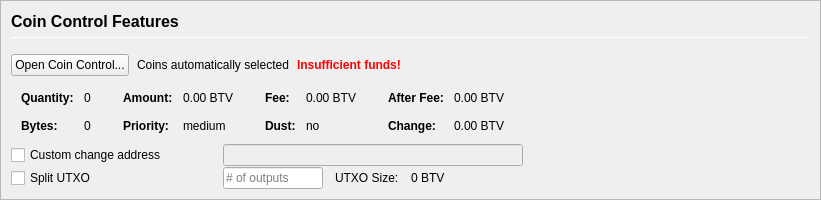
         <widget class="QFrame" name="frameCoinControl">
          <property name="sizePolicy">
           <sizepolicy hsizetype="Expanding" vsizetype="Expanding">
            <horstretch>0</horstretch>
            <verstretch>0</verstretch>
           </sizepolicy>
          </property>
          <property name="maximumSize">
           <size>
            <width>16777215</width>
            <height>16777215</height>
           </size>
          </property>
          <property name="frameShape">
           <enum>QFrame::StyledPanel</enum>
          </property>
          <property name="frameShadow">
           <enum>QFrame::Sunken</enum>
          </property>
          <layout class="QVBoxLayout" name="verticalLayoutCoinControl2">
           <property name="spacing">
            <number>0</number>
           </property>
           <property name="leftMargin">
            <number>0</number>
           </property>
           <property name="topMargin">
            <number>0</number>
           </property>
           <property name="rightMargin">
            <number>0</number>
           </property>
           <property name="bottomMargin">
            <number>0</number>
           </property>
           <item>
            <widget class="QFrame" name="frameCoinControl_BG">
             <layout class="QVBoxLayout" name="verticalLayoutCoinControl" stretch="0,0,0,0,0,0">
              <property name="spacing">
               <number>1</number>
              </property>
              <property name="leftMargin">
               <number>10</number>
              </property>
              <property name="topMargin">
               <number>10</number>
              </property>
              <item>
               <layout class="QHBoxLayout" name="horizontalLayoutCoinControl1">
                <property name="bottomMargin">
                 <number>15</number>
                </property>
                <item>
                 <layout class="QVBoxLayout" name="verticalLayout_3">
                  <property name="spacing">
                   <number>6</number>
                  </property>
                  <item>
                   <widget class="QLabel" name="labelCoinControlFeatures">
                    <property name="sizePolicy">
                     <sizepolicy hsizetype="Preferred" vsizetype="Maximum">
                      <horstretch>0</horstretch>
                      <verstretch>0</verstretch>
                     </sizepolicy>
                    </property>
                    <property name="minimumSize">
                     <size>
                      <width>0</width>
                      <height>20</height>
                     </size>
                    </property>
                    <property name="font">
                     <font>
                      <pointsize>12</pointsize>
                      <weight>75</weight>
                      <bold>true</bold>
                     </font>
                    </property>
                    <property name="styleSheet">
                     <string notr="true">font-weight:bold;</string>
                    </property>
                    <property name="text">
                     <string>Coin Control Features</string>
                    </property>
                   </widget>
                  </item>
                  <item>
                   <widget class="Line" name="line">
                    <property name="minimumSize">
                     <size>
                      <width>0</width>
                      <height>1</height>
                     </size>
                    </property>
                    <property name="maximumSize">
                     <size>
                      <width>16777215</width>
                      <height>1</height>
                     </size>
                    </property>
                    <property name="orientation">
                     <enum>Qt::Horizontal</enum>
                    </property>
                   </widget>
                  </item>
                 </layout>
                </item>
               </layout>
              </item>
              <item>
               <layout class="QHBoxLayout" name="horizontalLayoutCoinControl2" stretch="0,0,0,0">
                <property name="spacing">
                 <number>8</number>
                </property>
                <property name="bottomMargin">
                 <number>10</number>
                </property>
                <item>
                 <widget class="QPushButton" name="pushButtonCoinControl">
                  <property name="styleSheet">
                   <string notr="true"/>
                  </property>
                  <property name="text">
                   <string>Open Coin Control...</string>
                  </property>
                  <property name="autoDefault">
                   <bool>false</bool>
                  </property>
                 </widget>
                </item>
                <item>
                 <widget class="QLabel" name="labelCoinControlAutomaticallySelected">
                  <property name="text">
                   <string>Coins automatically selected</string>
                  </property>
                  <property name="margin">
                   <number>5</number>
                  </property>
                 </widget>
                </item>
                <item>
                 <widget class="QLabel" name="labelCoinControlInsuffFunds">
                  <property name="font">
                   <font>
                    <weight>75</weight>
                    <bold>true</bold>
                   </font>
                  </property>
                  <property name="styleSheet">
                   <string notr="true">color:red;font-weight:bold;</string>
                  </property>
                  <property name="text">
                   <string>Insufficient funds!</string>
                  </property>
                  <property name="margin">
                   <number>5</number>
                  </property>
                 </widget>
                </item>
                <item>
                 <spacer name="horizontalSpacerCoinControl">
                  <property name="orientation">
                   <enum>Qt::Horizontal</enum>
                  </property>
                  <property name="sizeHint" stdset="0">
                   <size>
                    <width>40</width>
                    <height>1</height>
                   </size>
                  </property>
                 </spacer>
                </item>
               </layout>
              </item>
              <item>
               <widget class="QWidget" name="widgetCoinControl" native="true">
                <property name="sizePolicy">
                 <sizepolicy hsizetype="Preferred" vsizetype="Preferred">
                  <horstretch>0</horstretch>
                  <verstretch>0</verstretch>
                 </sizepolicy>
                </property>
                <property name="minimumSize">
                 <size>
                  <width>0</width>
                  <height>0</height>
                 </size>
                </property>
                <property name="styleSheet">
                 <string notr="true"/>
                </property>
                <layout class="QHBoxLayout" name="horizontalLayoutCoinControl5">
                 <property name="leftMargin">
                  <number>0</number>
                 </property>
                 <property name="topMargin">
                  <number>0</number>
                 </property>
                 <property name="rightMargin">
                  <number>0</number>
                 </property>
                 <property name="bottomMargin">
                  <number>0</number>
                 </property>
                 <item>
                  <layout class="QHBoxLayout" name="horizontalLayoutCoinControl3" stretch="0,0,0,1">
                   <property name="spacing">
                    <number>20</number>
                   </property>
                   <property name="topMargin">
                    <number>0</number>
                   </property>
                   <property name="bottomMargin">
                    <number>10</number>
                   </property>
                   <item>
                    <layout class="QFormLayout" name="formLayoutCoinControl1">
                     <property name="horizontalSpacing">
                      <number>10</number>
                     </property>
                     <property name="verticalSpacing">
                      <number>14</number>
                     </property>
                     <property name="leftMargin">
                      <number>10</number>
                     </property>
                     <property name="topMargin">
                      <number>4</number>
                     </property>
                     <property name="rightMargin">
                      <number>6</number>
                     </property>
                     <item row="0" column="0">
                      <widget class="QLabel" name="labelCoinControlQuantityText">
                       <property name="font">
                        <font>
                         <weight>75</weight>
                         <bold>true</bold>
                        </font>
                       </property>
                       <property name="text">
                        <string>Quantity:</string>
                       </property>
                       <property name="margin">
                        <number>0</number>
                       </property>
                      </widget>
                     </item>
                     <item row="0" column="1">
                      <widget class="QLabel" name="labelCoinControlQuantity">
                       <property name="cursor">
                        <cursorShape>IBeamCursor</cursorShape>
                       </property>
                       <property name="contextMenuPolicy">
                        <enum>Qt::ActionsContextMenu</enum>
                       </property>
                       <property name="text">
                        <string notr="true">0</string>
                       </property>
                       <property name="margin">
                        <number>0</number>
                       </property>
                       <property name="textInteractionFlags">
                        <set>Qt::LinksAccessibleByMouse|Qt::TextSelectableByKeyboard|Qt::TextSelectableByMouse</set>
                       </property>
                      </widget>
                     </item>
                     <item row="1" column="0">
                      <widget class="QLabel" name="labelCoinControlBytesText">
                       <property name="font">
                        <font>
                         <weight>75</weight>
                         <bold>true</bold>
                        </font>
                       </property>
                       <property name="text">
                        <string>Bytes:</string>
                       </property>
                      </widget>
                     </item>
                     <item row="1" column="1">
                      <widget class="QLabel" name="labelCoinControlBytes">
                       <property name="cursor">
                        <cursorShape>IBeamCursor</cursorShape>
                       </property>
                       <property name="contextMenuPolicy">
                        <enum>Qt::ActionsContextMenu</enum>
                       </property>
                       <property name="text">
                        <string notr="true">0</string>
                       </property>
                       <property name="textInteractionFlags">
                        <set>Qt::LinksAccessibleByMouse|Qt::TextSelectableByKeyboard|Qt::TextSelectableByMouse</set>
                       </property>
                      </widget>
                     </item>
                    </layout>
                   </item>
                   <item>
                    <layout class="QFormLayout" name="formLayoutCoinControl2">
                     <property name="horizontalSpacing">
                      <number>10</number>
                     </property>
                     <property name="verticalSpacing">
                      <number>14</number>
                     </property>
                     <property name="leftMargin">
                      <number>6</number>
                     </property>
                     <property name="topMargin">
                      <number>4</number>
                     </property>
                     <property name="rightMargin">
                      <number>6</number>
                     </property>
                     <item row="0" column="0">
                      <widget class="QLabel" name="labelCoinControlAmountText">
                       <property name="font">
                        <font>
                         <weight>75</weight>
                         <bold>true</bold>
                        </font>
                       </property>
                       <property name="text">
                        <string>Amount:</string>
                       </property>
                       <property name="margin">
                        <number>0</number>
                       </property>
                      </widget>
                     </item>
                     <item row="0" column="1">
                      <widget class="QLabel" name="labelCoinControlAmount">
                       <property name="cursor">
                        <cursorShape>IBeamCursor</cursorShape>
                       </property>
                       <property name="contextMenuPolicy">
                        <enum>Qt::ActionsContextMenu</enum>
                       </property>
                       <property name="text">
                        <string notr="true">0.00 BTV</string>
                       </property>
                       <property name="textInteractionFlags">
                        <set>Qt::LinksAccessibleByMouse|Qt::TextSelectableByKeyboard|Qt::TextSelectableByMouse</set>
                       </property>
                      </widget>
                     </item>
                     <item row="1" column="0">
                      <widget class="QLabel" name="labelCoinControlPriorityText">
                       <property name="font">
                        <font>
                         <weight>75</weight>
                         <bold>true</bold>
                        </font>
                       </property>
                       <property name="text">
                        <string>Priority:</string>
                       </property>
                      </widget>
                     </item>
                     <item row="1" column="1">
                      <widget class="QLabel" name="labelCoinControlPriority">
                       <property name="cursor">
                        <cursorShape>IBeamCursor</cursorShape>
                       </property>
                       <property name="contextMenuPolicy">
                        <enum>Qt::ActionsContextMenu</enum>
                       </property>
                       <property name="text">
                        <string>medium</string>
                       </property>
                       <property name="textInteractionFlags">
                        <set>Qt::LinksAccessibleByMouse|Qt::TextSelectableByKeyboard|Qt::TextSelectableByMouse</set>
                       </property>
                      </widget>
                     </item>
                    </layout>
                   </item>
                   <item>
                    <layout class="QFormLayout" name="formLayoutCoinControl3">
                     <property name="horizontalSpacing">
                      <number>10</number>
                     </property>
                     <property name="verticalSpacing">
                      <number>14</number>
                     </property>
                     <property name="leftMargin">
                      <number>6</number>
                     </property>
                     <property name="topMargin">
                      <number>4</number>
                     </property>
                     <property name="rightMargin">
                      <number>6</number>
                     </property>
                     <item row="0" column="0">
                      <widget class="QLabel" name="labelCoinControlFeeText">
                       <property name="font">
                        <font>
                         <weight>75</weight>
                         <bold>true</bold>
                        </font>
                       </property>
                       <property name="text">
                        <string>Fee:</string>
                       </property>
                       <property name="margin">
                        <number>0</number>
                       </property>
                      </widget>
                     </item>
                     <item row="0" column="1">
                      <widget class="QLabel" name="labelCoinControlFee">
                       <property name="cursor">
                        <cursorShape>IBeamCursor</cursorShape>
                       </property>
                       <property name="contextMenuPolicy">
                        <enum>Qt::ActionsContextMenu</enum>
                       </property>
                       <property name="text">
                        <string notr="true">0.00 BTV</string>
                       </property>
                       <property name="textInteractionFlags">
                        <set>Qt::LinksAccessibleByMouse|Qt::TextSelectableByKeyboard|Qt::TextSelectableByMouse</set>
                       </property>
                      </widget>
                     </item>
                     <item row="1" column="0">
                      <widget class="QLabel" name="labelCoinControlLowOutputText">
                       <property name="font">
                        <font>
                         <weight>75</weight>
                         <bold>true</bold>
                        </font>
                       </property>
                       <property name="text">
                        <string>Dust:</string>
                       </property>
                      </widget>
                     </item>
                     <item row="1" column="1">
                      <widget class="QLabel" name="labelCoinControlLowOutput">
                       <property name="cursor">
                        <cursorShape>IBeamCursor</cursorShape>
                       </property>
                       <property name="contextMenuPolicy">
                        <enum>Qt::ActionsContextMenu</enum>
                       </property>
                       <property name="text">
                        <string>no</string>
                       </property>
                       <property name="textInteractionFlags">
                        <set>Qt::LinksAccessibleByMouse|Qt::TextSelectableByKeyboard|Qt::TextSelectableByMouse</set>
                       </property>
                      </widget>
                     </item>
                    </layout>
                   </item>
                   <item>
                    <layout class="QFormLayout" name="formLayoutCoinControl4">
                     <property name="horizontalSpacing">
                      <number>10</number>
                     </property>
                     <property name="verticalSpacing">
                      <number>14</number>
                     </property>
                     <property name="leftMargin">
                      <number>6</number>
                     </property>
                     <property name="topMargin">
                      <number>4</number>
                     </property>
                     <property name="rightMargin">
                      <number>6</number>
                     </property>
                     <item row="0" column="0">
                      <widget class="QLabel" name="labelCoinControlAfterFeeText">
                       <property name="font">
                        <font>
                         <weight>75</weight>
                         <bold>true</bold>
                        </font>
                       </property>
                       <property name="text">
                        <string>After Fee:</string>
                       </property>
                       <property name="margin">
                        <number>0</number>
                       </property>
                      </widget>
                     </item>
                     <item row="0" column="1">
                      <widget class="QLabel" name="labelCoinControlAfterFee">
                       <property name="cursor">
                        <cursorShape>IBeamCursor</cursorShape>
                       </property>
                       <property name="contextMenuPolicy">
                        <enum>Qt::ActionsContextMenu</enum>
                       </property>
                       <property name="text">
                        <string notr="true">0.00 BTV</string>
                       </property>
                       <property name="textInteractionFlags">
                        <set>Qt::LinksAccessibleByMouse|Qt::TextSelectableByKeyboard|Qt::TextSelectableByMouse</set>
                       </property>
                      </widget>
                     </item>
                     <item row="1" column="0">
                      <widget class="QLabel" name="labelCoinControlChangeText">
                       <property name="font">
                        <font>
                         <weight>75</weight>
                         <bold>true</bold>
                        </font>
                       </property>
                       <property name="text">
                        <string>Change:</string>
                       </property>
                      </widget>
                     </item>
                     <item row="1" column="1">
                      <widget class="QLabel" name="labelCoinControlChange">
                       <property name="cursor">
                        <cursorShape>IBeamCursor</cursorShape>
                       </property>
                       <property name="contextMenuPolicy">
                        <enum>Qt::ActionsContextMenu</enum>
                       </property>
                       <property name="text">
                        <string notr="true">0.00 BTV</string>
                       </property>
                       <property name="textInteractionFlags">
                        <set>Qt::LinksAccessibleByMouse|Qt::TextSelectableByKeyboard|Qt::TextSelectableByMouse</set>
                       </property>
                      </widget>
                     </item>
                    </layout>
                   </item>
                  </layout>
                 </item>
                </layout>
               </widget>
              </item>
              <item>
               <layout class="QHBoxLayout" name="horizontalLayoutCoinControl4">
                <property name="spacing">
                 <number>12</number>
                </property>
                <property name="sizeConstraint">
                 <enum>QLayout::SetDefaultConstraint</enum>
                </property>
                <property name="topMargin">
                 <number>0</number>
                </property>
                <property name="rightMargin">
                 <number>0</number>
                </property>
                <item>
                 <widget class="QCheckBox" name="checkBoxCoinControlChange">
                  <property name="sizePolicy">
                   <sizepolicy hsizetype="Preferred" vsizetype="Preferred">
                    <horstretch>0</horstretch>
                    <verstretch>0</verstretch>
                   </sizepolicy>
                  </property>
                  <property name="minimumSize">
                   <size>
                    <width>200</width>
                    <height>0</height>
                   </size>
                  </property>
                  <property name="maximumSize">
                   <size>
                    <width>200</width>
                    <height>16777215</height>
                   </size>
                  </property>
                  <property name="toolTip">
                   <string>If this is activated, but the change address is empty or invalid, change will be sent to a newly generated address.</string>
                  </property>
                  <property name="text">
                   <string>Custom change address</string>
                  </property>
                 </widget>
                </item>
                <item>
                 <widget class="QValidatedLineEdit" name="lineEditCoinControlChange">
                  <property name="enabled">
                   <bool>false</bool>
                  </property>
                  <property name="sizePolicy">
                   <sizepolicy hsizetype="Preferred" vsizetype="Preferred">
                    <horstretch>0</horstretch>
                    <verstretch>0</verstretch>
                   </sizepolicy>
                  </property>
                  <property name="minimumSize">
                   <size>
                    <width>300</width>
                    <height>0</height>
                   </size>
                  </property>
                 </widget>
                </item>
                <item>
                 <widget class="QLabel" name="labelCoinControlChangeLabel">
                  <property name="sizePolicy">
                   <sizepolicy hsizetype="Preferred" vsizetype="Preferred">
                    <horstretch>0</horstretch>
                    <verstretch>0</verstretch>
                   </sizepolicy>
                  </property>
                  <property name="minimumSize">
                   <size>
                    <width>100</width>
                    <height>0</height>
                   </size>
                  </property>
                  <property name="text">
                   <string/>
                  </property>
                  <property name="margin">
                   <number>3</number>
                  </property>
                 </widget>
                </item>
               </layout>
              </item>
              <item>
               <layout class="QHBoxLayout" name="horizontalLayoutCoinControl6">
                <property name="spacing">
                 <number>12</number>
                </property>
                <property name="rightMargin">
                 <number>0</number>
                </property>
                <item>
                 <widget class="QCheckBox" name="splitBlockCheckBox">
                  <property name="sizePolicy">
                   <sizepolicy hsizetype="Preferred" vsizetype="Preferred">
                    <horstretch>0</horstretch>
                    <verstretch>0</verstretch>
                   </sizepolicy>
                  </property>
                  <property name="minimumSize">
                   <size>
                    <width>200</width>
                    <height>0</height>
                   </size>
                  </property>
                  <property name="maximumSize">
                   <size>
                    <width>200</width>
                    <height>16777215</height>
                   </size>
                  </property>
                  <property name="text">
                   <string>Split UTXO</string>
                  </property>
                 </widget>
                </item>
                <item>
                 <widget class="QLineEdit" name="splitBlockLineEdit">
                  <property name="sizePolicy">
                   <sizepolicy hsizetype="Preferred" vsizetype="Preferred">
                    <horstretch>50</horstretch>
                    <verstretch>0</verstretch>
                   </sizepolicy>
                  </property>
                  <property name="minimumSize">
                   <size>
                    <width>100</width>
                    <height>0</height>
                   </size>
                  </property>
                  <property name="maximumSize">
                   <size>
                    <width>100</width>
                    <height>16777215</height>
                   </size>
                  </property>
                  <property name="placeholderText">
                   <string># of outputs</string>
                  </property>
                 </widget>
                </item>
                <item>
                 <widget class="QLabel" name="labelBlockSizeText">
                  <property name="text">
                   <string>UTXO Size:</string>
                  </property>
                 </widget>
                </item>
                <item>
                 <widget class="QLabel" name="labelBlockSize">
                  <property name="text">
                   <string>0 BTV</string>
                  </property>
                 </widget>
                </item>
                <item>
                 <spacer name="horizontalSpacer_7">
                  <property name="orientation">
                   <enum>Qt::Horizontal</enum>
                  </property>
                  <property name="sizeHint" stdset="0">
                   <size>
                    <width>40</width>
                    <height>20</height>
                   </size>
                  </property>
                 </spacer>
                </item>
               </layout>
              </item>
              <item>
               <spacer name="verticalSpacerCoinControl">
                <property name="orientation">
                 <enum>Qt::Vertical</enum>
                </property>
                <property name="sizeHint" stdset="0">
                 <size>
                  <width>800</width>
                  <height>1</height>
                 </size>
                </property>
               </spacer>
              </item>
             </layout>
            </widget>
           </item>
          </layout>
         </widget>
